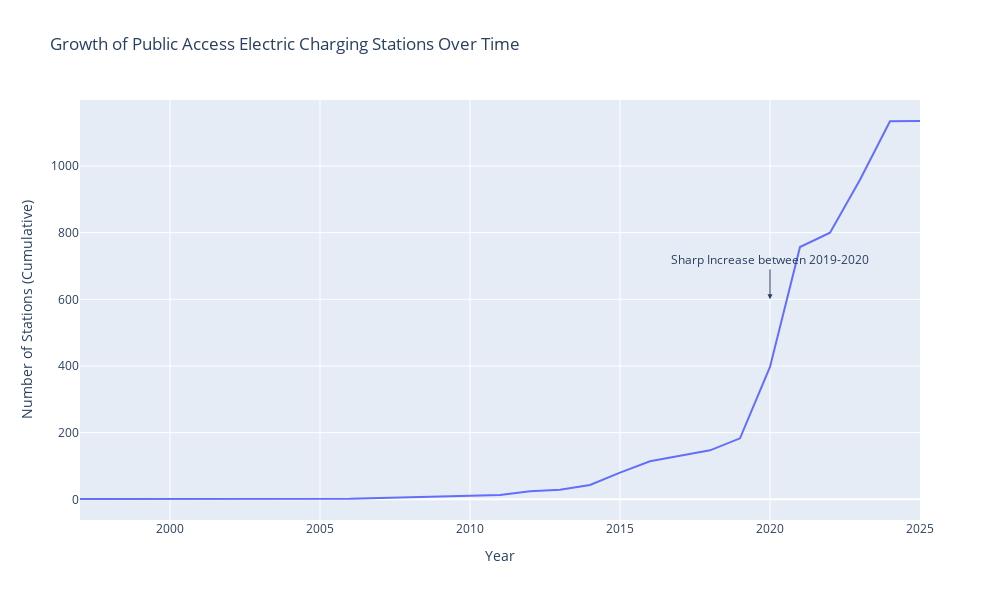

Here is the notebook cell this chart was saved with:
### Code cell
# Create an interactive time series plot with Plotly
fig = px.line(
    yearly_count,
    x='year',
    y='cumulative_stations',
    title='Growth of Public Access Electric Charging Stations Over Time',
    labels={'year': 'Year', 'cumulative_stations': 'Number of Stations (Cumulative)'}
)

fig.add_annotation(
    x=2020, y=600,
    text="Sharp Increase between 2019-2020",
    showarrow=True,
    arrowhead=2,
    ax=0, ay=-40
)

fig.update_layout(width=1000, height=600)

fig.show()

### Figure 1 — Plotly figure (JSON) as saved in the notebook; plotly's stock layout.template omitted (floating-point values rounded to 4 significant figures)
{"data": [{"hovertemplate": "Year=%{x}<br>Number of Stations (Cumulative)=%{y}<extra></extra>", "legendgroup": "", "line": {"color": "#636efa", "dash": "solid"}, "marker": {"symbol": "circle"}, "mode": "lines", "name": "", "orientation": "v", "showlegend": false, "type": "scatter", "x": [1997, 2006, 2011, 2012, 2013, 2014, 2015, 2016, 2017, 2018, 2019, 2020, 2021, 2022, 2023, 2024, 2025], "xaxis": "x", "y": [1, 2, 13, 24, 29, 43, 80, 114, 131, 147, 183, 397, 757, 800, 959, 1134, 1135], "yaxis": "y"}], "layout": {"annotations": [{"arrowhead": 2, "ax": 0, "ay": -40, "showarrow": true, "text": "Sharp Increase between 2019-2020", "x": 2020, "y": 600}], "height": 600, "legend": {"tracegroupgap": 0}, "title": {"text": "Growth of Public Access Electric Charging Stations Over Time"}, "width": 1000, "xaxis": {"anchor": "y", "domain": [0, 1], "title": {"text": "Year"}}, "yaxis": {"anchor": "x", "domain": [0, 1], "title": {"text": "Number of Stations (Cumulative)"}}}}
